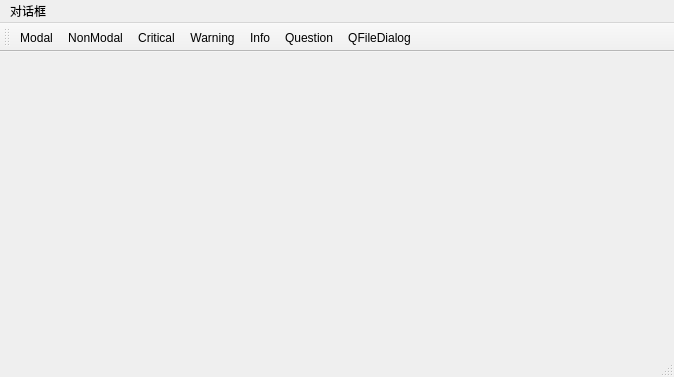
<?xml version="1.0" encoding="UTF-8"?>
<ui version="4.0">
 <class>MainWindow</class>
 <widget class="QMainWindow" name="MainWindow">
  <property name="geometry">
   <rect>
    <x>0</x>
    <y>0</y>
    <width>674</width>
    <height>377</height>
   </rect>
  </property>
  <property name="windowTitle">
   <string>MainWindow</string>
  </property>
  <widget class="QWidget" name="centralWidget"/>
  <widget class="QMenuBar" name="menuBar">
   <property name="geometry">
    <rect>
     <x>0</x>
     <y>0</y>
     <width>674</width>
     <height>26</height>
    </rect>
   </property>
   <widget class="QMenu" name="menu">
    <property name="title">
     <string>对话框</string>
    </property>
    <addaction name="actionModal"/>
    <addaction name="actionNonModal"/>
    <addaction name="actionCritical"/>
    <addaction name="actionWarning"/>
    <addaction name="actionInfo"/>
    <addaction name="actionQuestion"/>
    <addaction name="actionQFileDialog"/>
   </widget>
   <addaction name="menu"/>
  </widget>
  <widget class="QToolBar" name="mainToolBar">
   <attribute name="toolBarArea">
    <enum>TopToolBarArea</enum>
   </attribute>
   <attribute name="toolBarBreak">
    <bool>false</bool>
   </attribute>
   <addaction name="actionModal"/>
   <addaction name="actionNonModal"/>
   <addaction name="actionCritical"/>
   <addaction name="actionWarning"/>
   <addaction name="actionInfo"/>
   <addaction name="actionQuestion"/>
   <addaction name="actionQFileDialog"/>
  </widget>
  <widget class="QStatusBar" name="statusBar"/>
  <action name="actionModal">
   <property name="text">
    <string>Modal</string>
   </property>
  </action>
  <action name="actionNonModal">
   <property name="text">
    <string>NonModal</string>
   </property>
  </action>
  <action name="actionCritical">
   <property name="text">
    <string>Critical</string>
   </property>
  </action>
  <action name="actionWarning">
   <property name="text">
    <string>Warning</string>
   </property>
  </action>
  <action name="actionInfo">
   <property name="text">
    <string>Info</string>
   </property>
  </action>
  <action name="actionQuestion">
   <property name="text">
    <string>Question</string>
   </property>
  </action>
  <action name="actionQFileDialog">
   <property name="text">
    <string>QFileDialog</string>
   </property>
  </action>
 </widget>
 <layoutdefault spacing="6" margin="11"/>
 <resources/>
 <connections/>
</ui>
